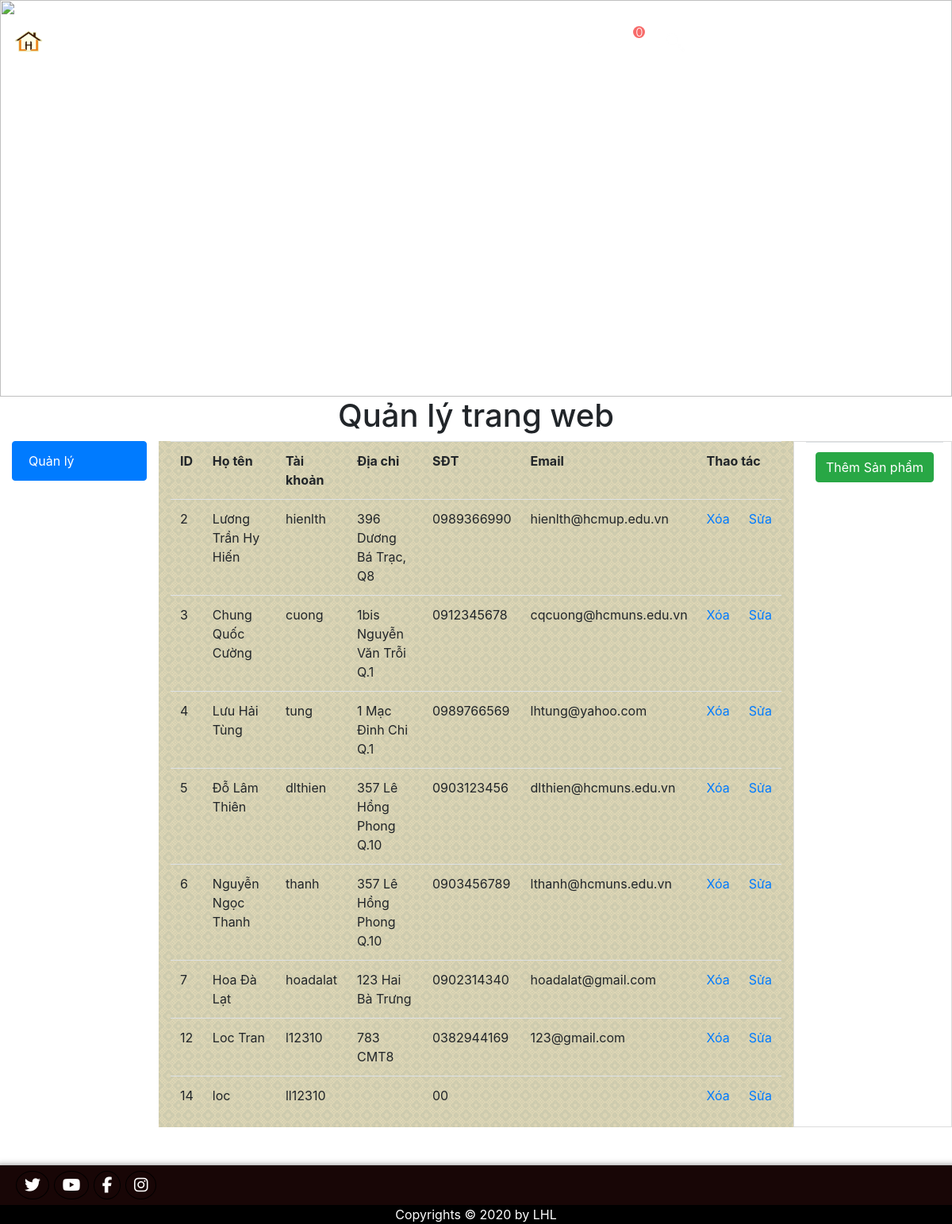
Screenshot of /Layout_Web/PDO/Manager/QuanLyAccount.php (signed in) with the database file from the repository.
### tables this page shows
CREATE TABLE `khachhang` (
  `MaKH` int(11) NOT NULL,
  `TenDN` varchar(20) NOT NULL,
  `MatKhau` varchar(32) NOT NULL,
  `HoTen` varchar(50) NOT NULL,
  `DiaChi` varchar(50) DEFAULT NULL,
  `DienThoai` int(11) DEFAULT NULL,
  `Email` varchar(30) DEFAULT NULL
);

### Layout_Web/PDO/Cart/MyCart.php (called while the page is built, shortened)
<?php
class Cart
{
	public static function Display()
	{
		@include_once("../DataProvider.php");
		@include_once("./DataProvider.php");
		$sum = 0;
        $somh = 0;
		$count = 0;
		$result = array(
			"SoMH" => $somh,
            "TongTien" => $sum,
			"Count" => $count,
		);
		return json_encode($result);
	}
}
?>

### Layout_Web/PDO/DataProvider.php (called while the page is built)
<?php
class DataProvider
{
	public static function ExecuteQuery($sql)
	{
		try{
			$dsn = "mysql:host=localhost;dbname=furniture";
			$dbh = new PDO($dsn, "root", "");
			$dbh->query("SET NAMES utf8");
			$result = $dbh->query($sql);
		}catch(Exception $ex){
			echo "Lỗi: ";
		}
		finally{
			$dbh = null;
		}
		return $result;
	}
}
?>

### Layout_Web/PDO/Manager/QuanLyAccount.php (the view, shortened to what this page needs)
<!DOCTYPE html>
<html lang="en">
<head>
    <link rel="stylesheet" href="../products.css">
    <link rel="stylesheet" type="text/css" href="../../css/manager.css">
    <link rel="stylesheet" href="https://maxcdn.bootstrapcdn.com/bootstrap/4.4.1/css/bootstrap.min.css">
    <link rel="stylesheet" href="https://use.fontawesome.com/releases/v5.6.3/css/all.css">
    <link rel="stylesheet" href="../../OwlCarousel2-2.3.4/src/js/owl.carousel.js">
    <link rel="stylesheet" href="../../OwlCarousel2-2.3.4/dist/assets/owl.carousel.min.css">
    <link rel="stylesheet" href="../../OwlCarousel2-2.3.4/dist/assets/owl.theme.green.min.css">
    <link rel="stylesheet" href="https://cdnjs.cloudflare.com/ajax/libs/animate.css/3.7.2/animate.min.css">
</head>
<?php
    include_once("../Cart/MyCart.php")
?>
<body>
    <div class="container-fluid menu pl-0 pr-0">
        <nav class="navbar navbar-expand-md  navbar11">
            <a class="navbar-brand " href="Home.html"><img src="../../img/LogoLHL.png" width="40px"></a>
            <div class="collapse navbar-collapse" id="collapsibleNavbar">
                <div class=" " style="margin:0px auto;">
                    <ul class="navbar-nav ">
                        <li class="nav-item">
                            <a class="nav-link ml-2" href="../Home.php">Trang Chủ <span></span></a>
                        </li>
                        <li class="nav-item">
                            <a class="nav-link ml-2" href="#"> <span></span>Liên Hệ</a>
                        </li>
                        <li class="nav-item">
                            <a class="nav-link ml-2" href="#"><span></span>Trợ Giúp</a>
                        </li>
                        <li class="nav-item dropdown">
                            <a class="nav-link ml-2" href="#" data-toggle="dropdown"><span></span>Sản Phẩm
                                <img src="../../img/icon/arrow-204-48.png" class="icon-product"/>
                            </a>
                        </li>
                        <li class="nav-item cart">
                            <a class="nav-link ml-2" href="../Cart/GioHang.php"><span></span>
                                <img src="../../img/icon/cart-78-32.png" width="25px"><div class="bh-nb"><div class="nb-pds">
                                <?php
                                    $sum = json_decode(Cart::Display());
                                    echo $sum->Count;
                                ?></div></div>
                            </a>
                        </li>
                        <li class="nav-item ">
                            <a class="nav-link ml-2" href="#" data-toggle="modal" data-target=".bd-example-modal-lg"><span></span>
                                <img src="../../img/icon/search-3-48.png" width="25px"/>
                            </a>
                        </li>
                        <li class="nav-item dropdown">
                            <a class="nav-link ml-2" href="#" data-toggle="dropdown"><span></span>
                                <img src="../../img/icon/user-32.png" width="25px">
                            </a>
                        </li>
                    </ul>
                </div>
            </div>
        </nav>
    </div>
 <div class="">
        <div class=""><img src="https://demo.goodlayers.com/inteco/wp-content/uploads/2018/09/shutterstock_543421996.jpg" alt="" class=" img-fluid-1"></div>
    </div>
<div id="txtFist">
    <h1>Quản lý trang web</h1>
    <div class="container-fluid " id="managerpro">
        <div class="row">
            <div class="col-2" id="leftcot">
                <div class="list-group">
                    <span href="#" class="list-group-item list-group-item-action active">Quản lý</span>
                </div>
            </div>
            <div class="col-8" id="centercot">
                <table class="table table-hover">
                    <tr>
                        <th scope="col">ID</th>
                        <th scope="col">Họ tên</th>
                        <th scope="col">Tài khoản</th>
                        <th scope="col">Địa chỉ</th>
                        <th scope="col">SĐT</th>
                        <th scope="col">Email</th>
                        <th scope="col" colspan="2">Thao tác</th>
                    </tr>
                    <?php
                        include_once("../DataProvider.php");
                        $sql = "SELECT * FROM khachhang";
                        $result = DataProvider::ExecuteQuery($sql);
                        while($row = $result->fetch())
                        {
                    ?>
                    <tr>
                        <td><?= $row['MaKH'] ?></td>
                        <td><?= $row['HoTen'] ?></td>
                        <td><?= $row['TenDN'] ?></td>
                        <td><?= $row['DiaChi'] ?></td>
                        <td><?= "0".$row['DienThoai'] ?></td>
                        <td><?= $row['Email'] ?></td>
                        <td><a href="QuanLyAccount.php?delete=<?= $row['MaKH'] ?> "onclick="return confirm('Bạn Có Chắc Muốn Xóa');" >Xóa</a></td>
                        <td><a href="edit_user.php?edit=<?= $row['MaKH'] ?> " >Sửa</a></td>
                    </tr>
                    <?php }?>
                </table>
            </div>
            <div class="col-md-2 col-sm-3 col-xs-12" id="rightcot">
                <table class="table table-hover">
                    <tr><td scope="col" ><a href="Add_product.php"> <input type="button" class="btn btn-success btn-block"  value="Thêm Sản phẩm"></a></td></tr>
                </table>
            </div>
        </div>
    </div>
</div>
<div class="mt-5" style="background-color:rgb(24, 6, 6); border: none;padding: 10px;box-shadow: 5px 10px 8px 10px #888888; ">
    <div style="font-size: 20px; margin-left: 10px;">
        <a href="# " style=" border-radius:100%;border: 1px solid black;padding: 5px 10px;color: white;"><i class="fab fa-twitter "></i></a>
        <a href="# " style=" border-radius:100%;border: 1px solid black;padding: 5px 10px;color: white;"><i class=" fab fa-youtube "></i></a>
        <a href="# " style=" border-radius:100%;border: 1px solid black;padding: 5px 10px;color: white; "><i class="fab fa-facebook-f "></i></a>
        <a href="# " style=" border-radius:100%;border: 1px solid black;padding: 5px 10px; color: white;"><i class=" fab fa-instagram "></i></a>
    </div>
</div>
<footer style="text-align: center;background-color: black ">
    <h7 style="color: white; ">Copyrights © 2020 by LHL</h7>
</footer>
    <?php
    include_once("../DataProvider.php");
?>
</body>
</html>

### Layout_Web/PDO/products.css (style rules this page uses)
* { margin: 0 auto; padding: 0; font-family: -apple-system, BlinkMacSystemFont, 'Segoe UI', Roboto, Oxygen, Ubuntu, Cantarell, 'Open Sans', 'Helvetica Neue', sans-serif; }
.menu { position: fixed; width: 100%; height: 0 !important; z-index: 999999; }
.navbar11 { width: 100%; padding: 20px 20px; background-color: rgb(224, 219, 219, 0); position: absolute; top: 20px; left: 0; z-index: 999; margin: 0 auto; }
.nav-item .nav-link { font-family: sans-serif; font-size: 15px; color: white; font-weight: 300; text-transform: uppercase; margin: 0px 10px; position: relative; }
.navbar-brand { font-size: 20px; }
.img-fluid-1 { position: relative; width: 100%; height: 500px; }
.navbar-nav .nav-item .bh-nb { position: absolute; text-align: center; top: 0px; right: 0px; line-height: 100%; min-width: 15px; height: 15px; background-color: #f76b6a; border-radius: 50%; }
.icon-product { width: 8px; margin-left: 2px; opacity: 0.3; }
#collapsibleNavbar .navbar-nav .nav-item a { display: block; }
#collapsibleNavbar .navbar-nav .nav-item a { overflow: hidden; position: relative; }

### Layout_Web/css/manager.css (style rules this page uses)
* { margin: 0 auto; padding: 0; font-family: -apple-system, BlinkMacSystemFont, 'Segoe UI', Roboto, Oxygen, Ubuntu, Cantarell, 'Open Sans', 'Helvetica Neue', sans-serif; }
.menu { position: fixed; width: 100%; height: 0 !important; z-index: 999999; }
.navbar11 { width: 100%; padding: 20px 20px; background-color: rgb(224, 219, 219, 0); position: absolute; top: 20px; left: 0; z-index: 999; margin: 0 auto; }
.nav-item .nav-link { font-family: sans-serif; font-size: 15px; color: white; font-weight: 300; text-transform: uppercase; margin: 0px 10px; position: relative; }
.navbar-brand { font-size: 20px; }
.img-fluid-1 { position: relative; width: 100%; height: 500px; }
.navbar-nav .nav-item .bh-nb { position: absolute; text-align: center; top: 0px; right: 0px; line-height: 100%; min-width: 15px; height: 15px; background-color: #f76b6a; border-radius: 50%; }
.icon-product { width: 8px; margin-left: 2px; opacity: 0.3; }
#collapsibleNavbar .navbar-nav .nav-item a { display: block; }
#collapsibleNavbar .navbar-nav .nav-item a { overflow: hidden; position: relative; }
#leftcot { height: 80vh; }
#centercot { background-image: url("../img/Item/bg12.png"); }
#rightcot { border: 1px solid gainsboro; }
h1 { text-align: center; }

### rows the page displays
khachhang: MaKH "2", HoTen "Lương Trần Hy Hiến", TenDN "hienlth", DiaChi "396 Dương Bá Trạc, Q8", DienThoai "989366990", Email "hienlth@hcmup.edu.vn"
khachhang: MaKH "3", HoTen "Chung Quốc Cường", TenDN "cuong", DiaChi "1bis Nguyễn Văn Trỗi Q.1", DienThoai "912345678", Email "cqcuong@hcmuns.edu.vn"
khachhang: MaKH "4", HoTen "Lưu Hải Tùng", TenDN "tung", DiaChi "1 Mạc Đỉnh Chi Q.1", DienThoai "989766569", Email "lhtung@yahoo.com"
khachhang: MaKH "5", HoTen "Đỗ Lâm Thiên", TenDN "dlthien", DiaChi "357 Lê Hồng Phong Q.10", DienThoai "903123456", Email "dlthien@hcmuns.edu.vn"
khachhang: MaKH "6", HoTen "Nguyễn Ngọc Thanh", TenDN "thanh", DiaChi "357 Lê Hồng Phong Q.10", DienThoai "903456789", Email "lthanh@hcmuns.edu.vn"
khachhang: MaKH "7", HoTen "Hoa Đà Lạt", TenDN "hoadalat", DiaChi "123 Hai Bà Trưng", DienThoai "902314340", Email "hoadalat@gmail.com"
khachhang: MaKH "12", HoTen "Loc Tran", TenDN "l12310", DiaChi "783 CMT8", DienThoai "382944169", Email "123@gmail.com"
khachhang: MaKH "14", HoTen "loc", TenDN "ll12310", DienThoai "0"

### other values shown
$sum->Count "0"
